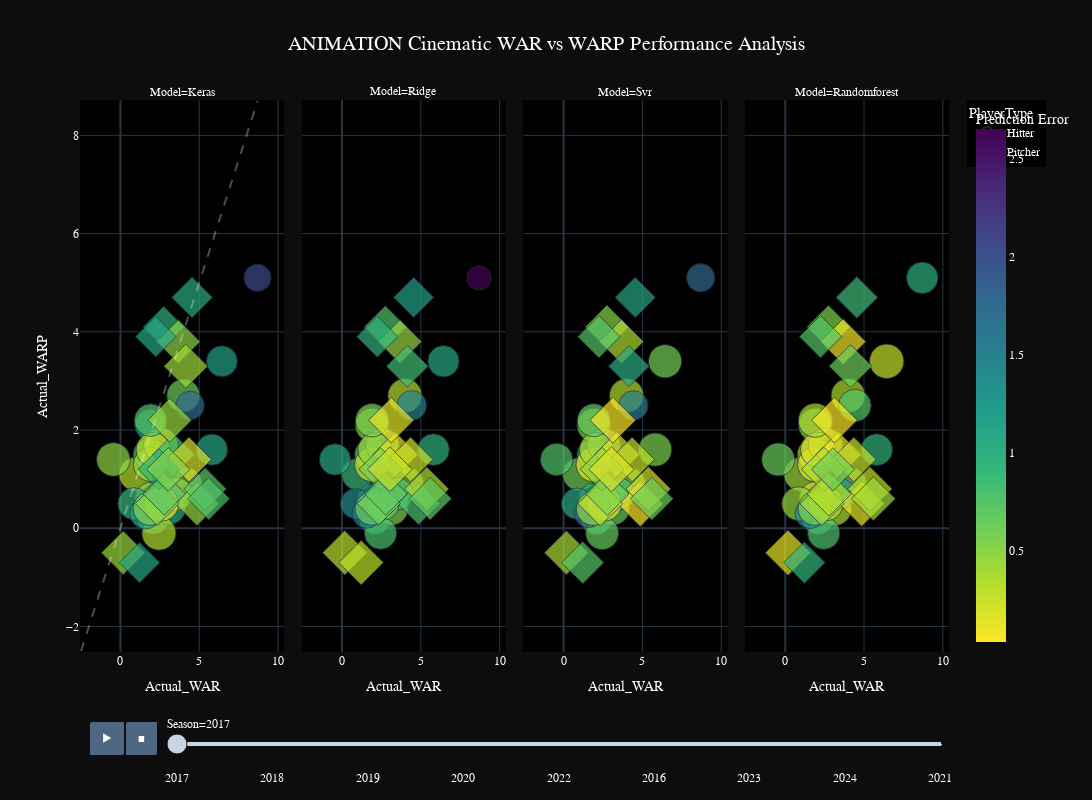
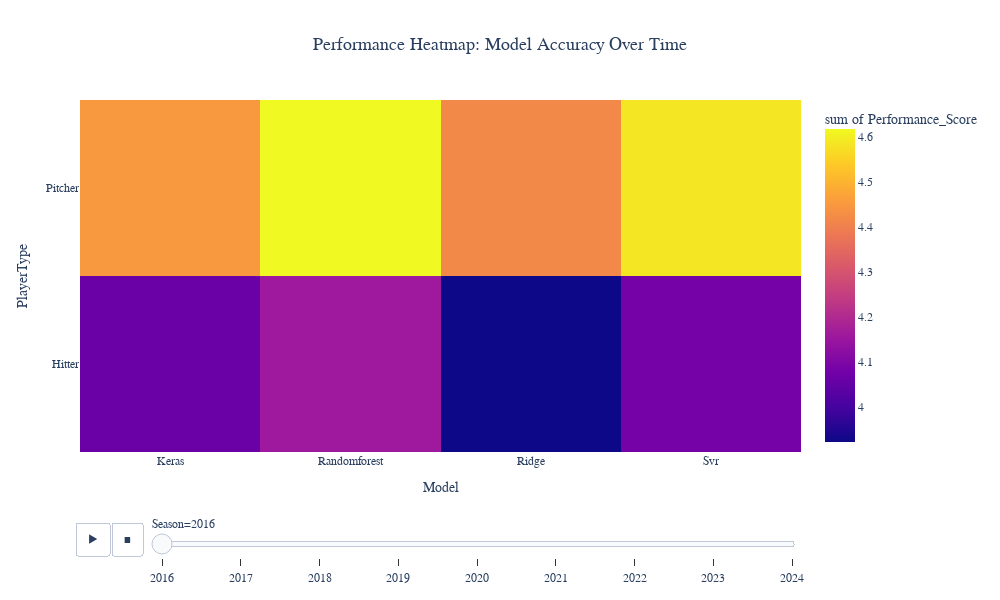
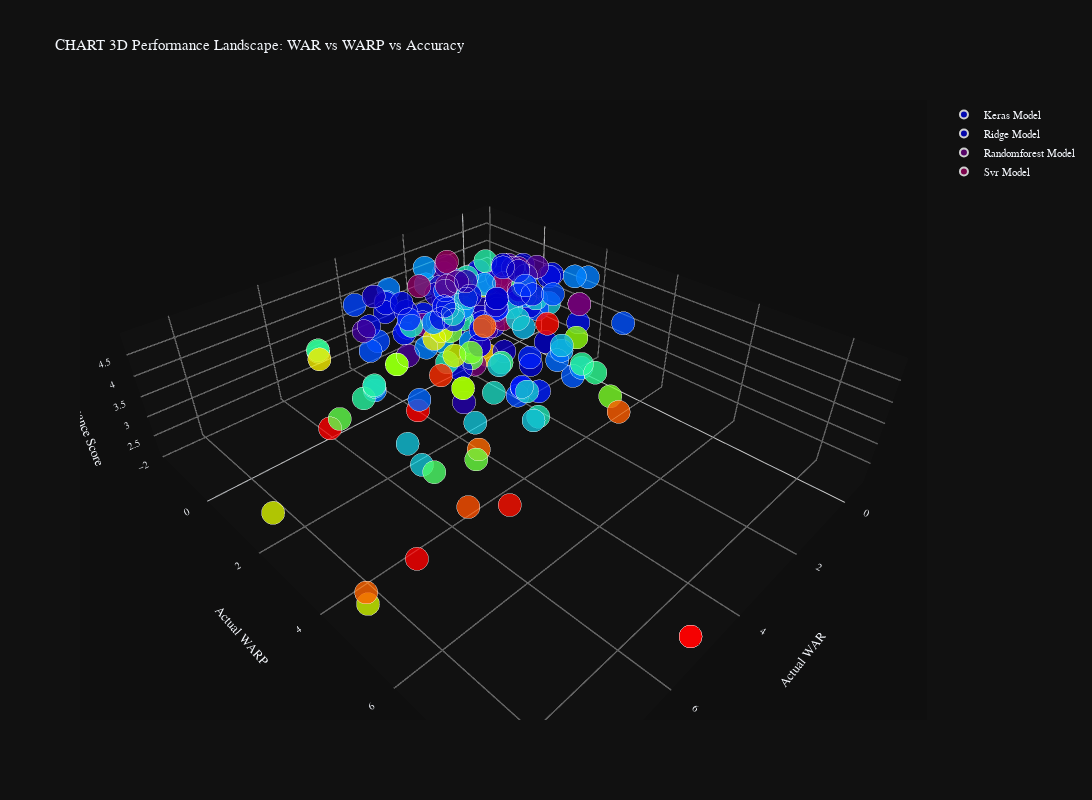

The notebook cell these images were saved under, in order:
### Markdown cell above
## ANIMATION Fixed Animated Temporal Model Comparison

**DIAGNOSTIC & FIX:** Enhanced animated visualization with comprehensive model results detection and debugging. This cell will:

1. **Diagnose** the model results structure to identify any detection issues
2. **Analyze** available WAR/WARP data pairs for complete model coverage  
3. **Fix** the animated temporal comparison to work with actual model results
4. **Create** sophisticated animated visualizations showing model prediction evolution over time

The fixed version includes enhanced error handling and detailed diagnostics to ensure the animation works correctly with your trained models.

### Code cell
# === DIAGNOSTIC & FIXED ANIMATED TEMPORAL MODEL COMPARISON (UPDATED) ===
# Import the diagnostic function from the fixed module
from modules.animated_analysis_clean import create_animated_model_comparison

# Execute the diagnostic and fixed animation
try:
    print("RUNNING COMPREHENSIVE DIAGNOSTIC AND FIX...")
    temporal_animation_results = create_animated_model_comparison()

    if temporal_animation_results:
        print("SUCCESS! Animated temporal model comparison working correctly!")
        print("   Animation data available for further analysis")
        print("   Interactive visualizations ready for exploration")
    else:
        print("WARNING: Animation creation encountered issues.")
        print("   Check data integrity and model results")
        print("   Verify that models have been trained successfully above")

except Exception as e:
    print(f"WARNING: Diagnostic failed: {e}")
    print("   Please check the model training pipeline above")
    temporal_animation_results = None
